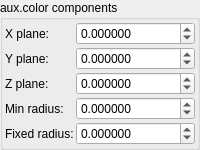
    <widget class="QGroupBox" name="groupBox_3">
     <property name="title">
      <string>aux.color components</string>
     </property>
     <layout class="QVBoxLayout" name="verticalLayout_7">
      <property name="leftMargin">
       <number>2</number>
      </property>
      <property name="topMargin">
       <number>2</number>
      </property>
      <property name="rightMargin">
       <number>2</number>
      </property>
      <property name="bottomMargin">
       <number>2</number>
      </property>
      <item>
       <layout class="QGridLayout" name="gridLayout_13" columnstretch="0,1">
        <property name="spacing">
         <number>2</number>
        </property>
        <item row="3" column="1">
         <widget class="MyDoubleSpinBox" name="spinbox3_mandelbox_color_z">
          <property name="sizePolicy">
           <sizepolicy hsizetype="Minimum" vsizetype="Maximum">
            <horstretch>0</horstretch>
            <verstretch>0</verstretch>
           </sizepolicy>
          </property>
          <property name="prefix">
           <string/>
          </property>
          <property name="suffix">
           <string/>
          </property>
          <property name="decimals">
           <number>6</number>
          </property>
          <property name="minimum">
           <double>-100.000000000000000</double>
          </property>
          <property name="maximum">
           <double>100.000000000000000</double>
          </property>
          <property name="singleStep">
           <double>0.100000000000000</double>
          </property>
         </widget>
        </item>
        <item row="4" column="0">
         <widget class="QLabel" name="label_28">
          <property name="text">
           <string>Min radius:</string>
          </property>
         </widget>
        </item>
        <item row="1" column="0">
         <widget class="QLabel" name="label_25">
          <property name="text">
           <string>X plane:</string>
          </property>
         </widget>
        </item>
        <item row="4" column="1">
         <widget class="MyDoubleSpinBox" name="spinbox_mandelbox_color_Sp1">
          <property name="sizePolicy">
           <sizepolicy hsizetype="Minimum" vsizetype="Maximum">
            <horstretch>0</horstretch>
            <verstretch>0</verstretch>
           </sizepolicy>
          </property>
          <property name="prefix">
           <string/>
          </property>
          <property name="suffix">
           <string/>
          </property>
          <property name="decimals">
           <number>6</number>
          </property>
          <property name="minimum">
           <double>-100.000000000000000</double>
          </property>
          <property name="maximum">
           <double>100.000000000000000</double>
          </property>
          <property name="singleStep">
           <double>0.100000000000000</double>
          </property>
         </widget>
        </item>
        <item row="5" column="0">
         <widget class="QLabel" name="label_29">
          <property name="text">
           <string>Fixed radius:</string>
          </property>
         </widget>
        </item>
        <item row="1" column="1">
         <widget class="MyDoubleSpinBox" name="spinbox3_mandelbox_color_x">
          <property name="sizePolicy">
           <sizepolicy hsizetype="Minimum" vsizetype="Maximum">
            <horstretch>0</horstretch>
            <verstretch>0</verstretch>
           </sizepolicy>
          </property>
          <property name="prefix">
           <string/>
          </property>
          <property name="suffix">
           <string/>
          </property>
          <property name="decimals">
           <number>6</number>
          </property>
          <property name="minimum">
           <double>-100.000000000000000</double>
          </property>
          <property name="maximum">
           <double>100.000000000000000</double>
          </property>
          <property name="singleStep">
           <double>0.100000000000000</double>
          </property>
         </widget>
        </item>
        <item row="2" column="0">
         <widget class="QLabel" name="label_26">
          <property name="text">
           <string>Y plane:</string>
          </property>
         </widget>
        </item>
        <item row="3" column="0">
         <widget class="QLabel" name="label_30">
          <property name="text">
           <string>Z plane:</string>
          </property>
         </widget>
        </item>
        <item row="5" column="1">
         <widget class="MyDoubleSpinBox" name="spinbox_mandelbox_color_Sp2">
          <property name="sizePolicy">
           <sizepolicy hsizetype="Minimum" vsizetype="Maximum">
            <horstretch>0</horstretch>
            <verstretch>0</verstretch>
           </sizepolicy>
          </property>
          <property name="prefix">
           <string/>
          </property>
          <property name="suffix">
           <string/>
          </property>
          <property name="decimals">
           <number>6</number>
          </property>
          <property name="minimum">
           <double>-100.000000000000000</double>
          </property>
          <property name="maximum">
           <double>100.000000000000000</double>
          </property>
          <property name="singleStep">
           <double>0.100000000000000</double>
          </property>
         </widget>
        </item>
        <item row="2" column="1">
         <widget class="MyDoubleSpinBox" name="spinbox3_mandelbox_color_y">
          <property name="sizePolicy">
           <sizepolicy hsizetype="Minimum" vsizetype="Maximum">
            <horstretch>0</horstretch>
            <verstretch>0</verstretch>
           </sizepolicy>
          </property>
          <property name="prefix">
           <string/>
          </property>
          <property name="suffix">
           <string/>
          </property>
          <property name="decimals">
           <number>6</number>
          </property>
          <property name="minimum">
           <double>-100.000000000000000</double>
          </property>
          <property name="maximum">
           <double>100.000000000000000</double>
          </property>
          <property name="singleStep">
           <double>0.100000000000000</double>
          </property>
         </widget>
        </item>
       </layout>
      </item>
     </layout>
    </widget>
